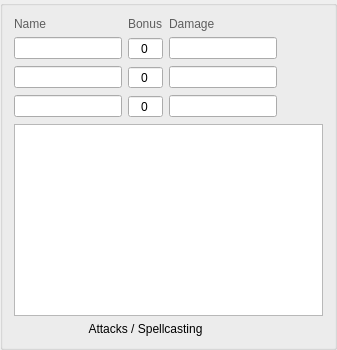
      <widget class="QGroupBox" name="weaponsBox">
       <layout class="QGridLayout" name="weaponsLayout">
        <item row="1" column="1">
         <widget class="QSpinBox" name="weaponBonus_1">
          <property name="alignment">
           <set>Qt::AlignCenter</set>
          </property>
          <property name="buttonSymbols">
           <enum>QAbstractSpinBox::NoButtons</enum>
          </property>
          <property name="minimum">
           <number>-20</number>
          </property>
          <property name="maximum">
           <number>10</number>
          </property>
         </widget>
        </item>
        <item row="3" column="2">
         <widget class="QLineEdit" name="weaponDamage_3"/>
        </item>
        <item row="0" column="2">
         <widget class="QLabel" name="weaponDamageLabel">
          <property name="sizePolicy">
           <sizepolicy hsizetype="Preferred" vsizetype="Maximum">
            <horstretch>0</horstretch>
            <verstretch>0</verstretch>
           </sizepolicy>
          </property>
          <property name="styleSheet">
           <string notr="true">font: 7pt &quot;MS Shell Dlg 2&quot;;
color: rgb(94, 94, 94);</string>
          </property>
          <property name="text">
           <string>Damage</string>
          </property>
          <property name="textFormat">
           <enum>Qt::AutoText</enum>
          </property>
          <property name="alignment">
           <set>Qt::AlignLeading|Qt::AlignLeft|Qt::AlignVCenter</set>
          </property>
         </widget>
        </item>
        <item row="0" column="0">
         <widget class="QLabel" name="weaponNameLabel">
          <property name="sizePolicy">
           <sizepolicy hsizetype="Preferred" vsizetype="Maximum">
            <horstretch>0</horstretch>
            <verstretch>0</verstretch>
           </sizepolicy>
          </property>
          <property name="styleSheet">
           <string notr="true">font: 7pt &quot;MS Shell Dlg 2&quot;;
color: rgb(94, 94, 94);</string>
          </property>
          <property name="text">
           <string>Name</string>
          </property>
          <property name="textFormat">
           <enum>Qt::AutoText</enum>
          </property>
          <property name="alignment">
           <set>Qt::AlignLeading|Qt::AlignLeft|Qt::AlignVCenter</set>
          </property>
         </widget>
        </item>
        <item row="1" column="0">
         <widget class="QLineEdit" name="weaponName_1"/>
        </item>
        <item row="1" column="2">
         <widget class="QLineEdit" name="weaponDamage_1"/>
        </item>
        <item row="0" column="1">
         <widget class="QLabel" name="weaponBonusLabel">
          <property name="sizePolicy">
           <sizepolicy hsizetype="Preferred" vsizetype="Maximum">
            <horstretch>0</horstretch>
            <verstretch>0</verstretch>
           </sizepolicy>
          </property>
          <property name="styleSheet">
           <string notr="true">font: 7pt &quot;MS Shell Dlg 2&quot;;
color: rgb(94, 94, 94);</string>
          </property>
          <property name="text">
           <string>Bonus</string>
          </property>
          <property name="textFormat">
           <enum>Qt::AutoText</enum>
          </property>
          <property name="alignment">
           <set>Qt::AlignLeading|Qt::AlignLeft|Qt::AlignVCenter</set>
          </property>
         </widget>
        </item>
        <item row="2" column="2">
         <widget class="QLineEdit" name="weaponDamage_2"/>
        </item>
        <item row="2" column="0">
         <widget class="QLineEdit" name="weaponName_2"/>
        </item>
        <item row="3" column="0">
         <widget class="QLineEdit" name="weaponName_3"/>
        </item>
        <item row="2" column="1">
         <widget class="QSpinBox" name="weaponBonus_2">
          <property name="alignment">
           <set>Qt::AlignCenter</set>
          </property>
          <property name="buttonSymbols">
           <enum>QAbstractSpinBox::NoButtons</enum>
          </property>
          <property name="minimum">
           <number>-20</number>
          </property>
          <property name="maximum">
           <number>10</number>
          </property>
         </widget>
        </item>
        <item row="3" column="1">
         <widget class="QSpinBox" name="weaponBonus_3">
          <property name="alignment">
           <set>Qt::AlignCenter</set>
          </property>
          <property name="buttonSymbols">
           <enum>QAbstractSpinBox::NoButtons</enum>
          </property>
          <property name="minimum">
           <number>-20</number>
          </property>
          <property name="maximum">
           <number>10</number>
          </property>
         </widget>
        </item>
        <item row="5" column="0" colspan="3">
         <widget class="QLabel" name="weaponsLabel">
          <property name="sizePolicy">
           <sizepolicy hsizetype="Preferred" vsizetype="Maximum">
            <horstretch>0</horstretch>
            <verstretch>0</verstretch>
           </sizepolicy>
          </property>
          <property name="text">
           <string>Attacks / Spellcasting</string>
          </property>
          <property name="alignment">
           <set>Qt::AlignCenter</set>
          </property>
         </widget>
        </item>
        <item row="1" column="3">
         <widget class="QPushButton" name="weaponDamageRoll_1">
          <property name="sizePolicy">
           <sizepolicy hsizetype="Maximum" vsizetype="Fixed">
            <horstretch>0</horstretch>
            <verstretch>0</verstretch>
           </sizepolicy>
          </property>
          <property name="text">
           <string/>
          </property>
          <property name="icon">
           <iconset resource="resource_icons.qrc">
            <normaloff>:/images/Icons/roll.png</normaloff>:/images/Icons/roll.png</iconset>
          </property>
          <property name="flat">
           <bool>true</bool>
          </property>
         </widget>
        </item>
        <item row="4" column="0" colspan="4">
         <widget class="QPlainTextEdit" name="weaponsDescription">
          <property name="sizePolicy">
           <sizepolicy hsizetype="Expanding" vsizetype="Maximum">
            <horstretch>0</horstretch>
            <verstretch>0</verstretch>
           </sizepolicy>
          </property>
         </widget>
        </item>
        <item row="2" column="3">
         <widget class="QPushButton" name="weaponDamageRoll_2">
          <property name="sizePolicy">
           <sizepolicy hsizetype="Maximum" vsizetype="Fixed">
            <horstretch>0</horstretch>
            <verstretch>0</verstretch>
           </sizepolicy>
          </property>
          <property name="text">
           <string/>
          </property>
          <property name="icon">
           <iconset resource="resource_icons.qrc">
            <normaloff>:/images/Icons/roll.png</normaloff>:/images/Icons/roll.png</iconset>
          </property>
          <property name="flat">
           <bool>true</bool>
          </property>
         </widget>
        </item>
        <item row="3" column="3">
         <widget class="QPushButton" name="weaponDamageRoll_3">
          <property name="sizePolicy">
           <sizepolicy hsizetype="Maximum" vsizetype="Fixed">
            <horstretch>0</horstretch>
            <verstretch>0</verstretch>
           </sizepolicy>
          </property>
          <property name="text">
           <string/>
          </property>
          <property name="icon">
           <iconset resource="resource_icons.qrc">
            <normaloff>:/images/Icons/roll.png</normaloff>:/images/Icons/roll.png</iconset>
          </property>
          <property name="flat">
           <bool>true</bool>
          </property>
         </widget>
        </item>
       </layout>
      </widget>
